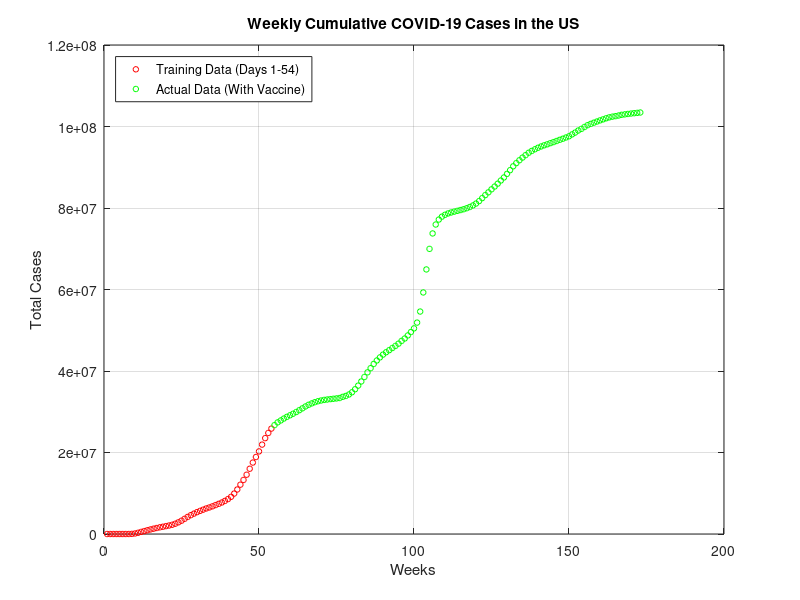

Write the MATLAB code that produced this figure.
%% Raw Covid Data Plot
% Author: Jevin Xu
% Description: Plots COVID data from 1/26/2020 to 5/14/2023 based on
%              cumulative weekly case totals. Directly copied from 
%              steepest descent and fminsearch programs.
clear; clc; close;

% Training Data (first 54 Days, used to find beta/gamma, no vaccine)
C_train = [7; 9; 20; 24; 40; 73; 464; 3929; 31415; 126309; 302460; 521632; 717782; 922947; 1121383; 1303629; 1472661; 1638986; 1785422; 1935202; 2087078; 2267099; 2525377; 2867543; 3259748; 3726015; 4193916; 4625166; 5001075; 5363737; 5679525; 5974471; 6269724; 6515345; 6796322; 7101096; 7399444; 7733693; 8121327; 8570765; 9130159; 9920253; 10925098; 12100581; 13262982; 14543914; 16012396; 17530324; 18890446; 20271441; 21938592; 23528547; 24794408; 25863033];

% Validation Data (days 55-173, not used in optimization, with vaccine)
C_validation = [26720283; 27390855; 27864340; 28330091; 28750830; 29134830; 29514381; 29932199; 30382159; 30838109; 31305326; 31711421; 32049828; 32342152; 32575502; 32757111; 32904922; 33004034; 33103599; 33184226; 33271863; 33368900; 33655410; 33877989; 34237016; 34784102; 35527158; 36413622; 37433588; 38528478; 39672729; 40695299; 41732753; 42585047; 43340735; 44022719; 44604956; 45113499; 45639685; 46149896; 46707076; 47383952; 47976346; 48727363; 49562332; 50461441; 51878860; 54590898; 59273795; 64924728; 69967616; 73756878; 75945588; 77167700; 77875856; 78334128; 78666637; 78900969; 79109709; 79303178; 79497642; 79698834; 79946773; 80247494; 80626043; 81091701; 81696656; 82431151; 83171871; 83847498; 84588542; 85260798; 85970435; 86744207; 87487976; 88376205; 89284900; 90232883; 91020934; 91722552; 92367477; 92977806; 93558169; 94007678; 94414579; 94783304; 95104538; 95385122; 95636402; 95920136; 96175292; 96442596; 96725493; 97000477; 97300648; 97603247; 98065470; 98511484; 99019493; 99411696; 99883410; 100331502; 100639527; 100934394; 101219796; 101498024; 101752396; 102019564; 102247392; 102417985; 102544598; 102697566; 102873924; 102977396; 103081453; 103179920; 103266404; 103343569; 103436829];

% Plotting Results
figure('Position', [100 100 900 600]);

% Plot 1: Training Data (Red)
plot(1:54, C_train, 'ro', 'MarkerSize', 4, 'DisplayName', 'Training Data (Days 1-54)'); 
hold on;

% Plot 2: Validation Data (Green)
plot(55:173, C_validation, 'go', 'MarkerSize', 4, 'DisplayName', 'Actual Data (With Vaccine)');

title('Weekly Cumulative COVID-19 Cases in the US');
xlabel('Weeks'); ylabel('Total Cases');
legend('Location', 'NorthWest'); 
grid on;
